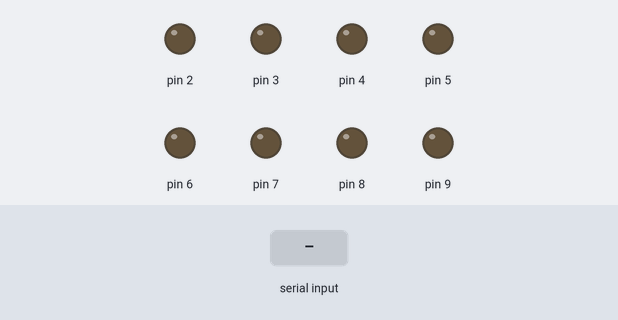
A sketch run on a simulated Arduino Uno, built with avr-gcc and run on an emulated ATmega328P. Parts: output pins drawn as LEDs (lit = HIGH). The inputs (shaded band) are chosen by the test bench.

Above: at 0.1 s.
1.3 s: "1\n" received over Serial
At 3.1 s:
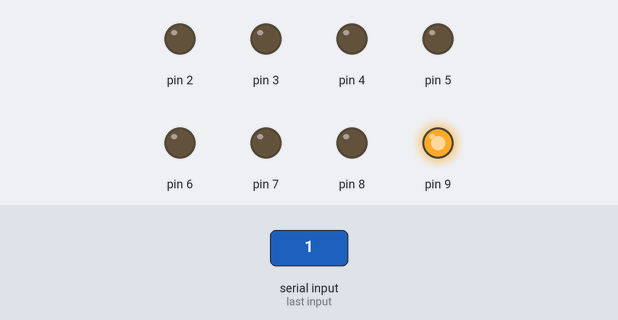
4.1 s: "2\n" received over Serial
At 4.9 s:
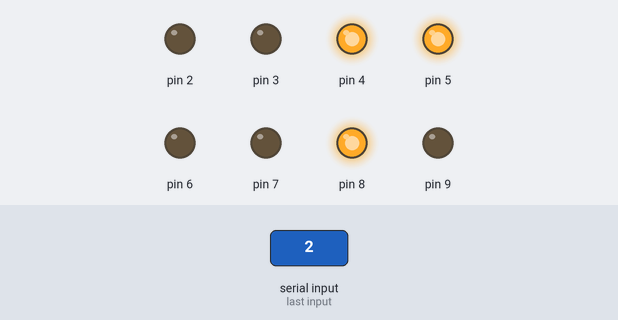
6.9 s: "3\n" received over Serial
At 7.9 s:
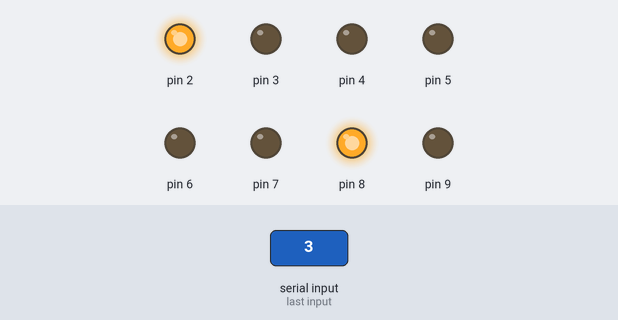
9.7 s: "4\n" received over Serial
At 10.4 s:
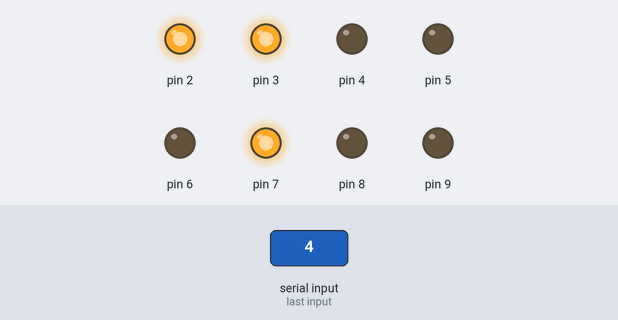
12.5 s: "5\n" received over Serial
At 13.5 s:
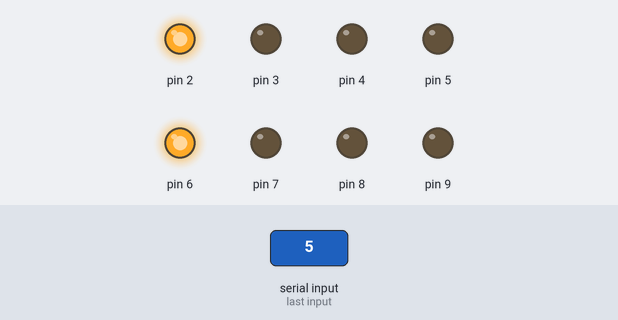
Timing chart, 0 to 15.5 s (numbered marks = the images above; inputs shaded):
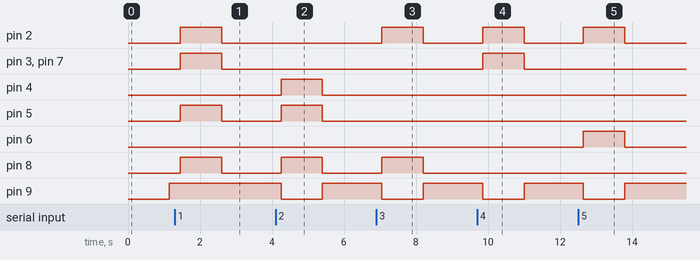

The sketch:

Display.ino
```cpp
int num = 0;
void setup()
{
  pinMode(2, OUTPUT);
  pinMode(3, OUTPUT);
  pinMode(4, OUTPUT);
  pinMode(5, OUTPUT);
  pinMode(6, OUTPUT);
  pinMode(7, OUTPUT);
  pinMode(8, OUTPUT);
  pinMode(9, OUTPUT);

  Serial.begin(9600);
}

void loop()
{
  num = Serial.parseInt();
  delay(150);
  if(num == 0)
  {
    digitalWrite(2, LOW);
    digitalWrite(3, LOW);
    digitalWrite(4, LOW);
    digitalWrite(5, LOW);
    digitalWrite(6, LOW);
    digitalWrite(7, LOW);
    digitalWrite(8, LOW);
    digitalWrite(9, HIGH);
  }
    if(num == 1)
  {
    digitalWrite(2, HIGH);
    digitalWrite(3, HIGH);
    digitalWrite(4, LOW);
    digitalWrite(5, HIGH);
    digitalWrite(6, LOW);
    digitalWrite(7, HIGH);
    digitalWrite(8, HIGH);
    digitalWrite(9, HIGH);
  }
    if(num == 2)
  {
    digitalWrite(2, LOW);
    digitalWrite(3, LOW);
    digitalWrite(4, HIGH);
    digitalWrite(5, HIGH);
    digitalWrite(6, LOW);
    digitalWrite(7, LOW);
    digitalWrite(8, HIGH);
    digitalWrite(9, LOW);
  }
    if(num == 3)
  {
    digitalWrite(2, HIGH);
    digitalWrite(3, LOW);
    digitalWrite(4, LOW);
    digitalWrite(5, LOW);
    digitalWrite(6, LOW);
    digitalWrite(7, LOW);
    digitalWrite(8, HIGH);
    digitalWrite(9, LOW);
  }
    if(num == 4)
  {
    digitalWrite(2, HIGH);
    digitalWrite(3, HIGH);
    digitalWrite(4, LOW);
    digitalWrite(5, LOW);
    digitalWrite(6, LOW);
    digitalWrite(7, HIGH);
    digitalWrite(8, LOW);
    digitalWrite(9, LOW);
  }
    if(num == 5)
  {
    digitalWrite(2, HIGH);
    digitalWrite(3, LOW);
    digitalWrite(4, LOW);
    digitalWrite(5, LOW);
    digitalWrite(6, HIGH);
    digitalWrite(7, LOW);
    digitalWrite(8, LOW);
    digitalWrite(9, LOW);
  }
    if(num == 6)
  {
    digitalWrite(2, LOW);
    digitalWrite(3, LOW);
    digitalWrite(4, LOW);
    digitalWrite(5, LOW);
    digitalWrite(6, HIGH);
    digitalWrite(7, LOW);
    digitalWrite(8, LOW);
    digitalWrite(9, LOW);
  }
    if(num == 7)
  {
    digitalWrite(2, HIGH);
    digitalWrite(3, HIGH);
    digitalWrite(4, LOW);
    digitalWrite(5, HIGH);
    digitalWrite(6, LOW);
    digitalWrite(7, LOW);
    digitalWrite(8, HIGH);
    digitalWrite(9, HIGH);
  }
    if(num == 8)
  {
    digitalWrite(2, LOW);
    digitalWrite(3, LOW);
    digitalWrite(4, LOW);
    digitalWrite(5, LOW);
    digitalWrite(6, LOW);
    digitalWrite(7, LOW);
    digitalWrite(8, LOW);
    digitalWrite(9, LOW);
  }
    if(num == 9)
  {
    digitalWrite(2, HIGH);
    digitalWrite(3, HIGH);
    digitalWrite(4, LOW);
    digitalWrite(5, LOW);
    digitalWrite(6, LOW);
    digitalWrite(7, LOW);
    digitalWrite(8, LOW);
    digitalWrite(9, LOW);
  }
}
```

Measured:
- after the input at 1.3 s, pin 2, pin 3, pin 5, pin 7, pin 8: LOW → HIGH after 0.15 s, → LOW 1.1 s later
- after the input at 4.1 s, pin 4, pin 5, pin 8: LOW → HIGH after 0.15 s, → LOW 1.1 s later; pin 9: HIGH → LOW after 0.15 s, → HIGH 1.1 s later
- after the input at 6.9 s, pin 2, pin 8: LOW → HIGH after 0.15 s, → LOW 1.1 s later; pin 9: HIGH → LOW after 0.15 s, → HIGH 1.1 s later
- after the input at 9.7 s, pin 2, pin 3, pin 7: LOW → HIGH after 0.15 s, → LOW 1.1 s later; pin 9: HIGH → LOW after 0.15 s, → HIGH 1.1 s later
- after the input at 12.5 s, pin 2, pin 6: LOW → HIGH after 0.15 s, → LOW 1.2 s later; pin 9: HIGH → LOW after 0.15 s, → HIGH 1.2 s later
